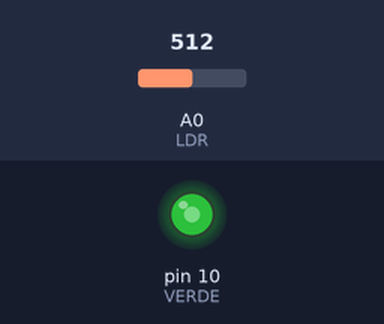
This sketch was run on a simulated Arduino Uno, built with avr-gcc and run on an emulated ATmega328P. On the bench: output pins drawn as LEDs (lit = HIGH). Inputs (shaded band) come from the test bench; at power-on: A0 (LDR) = 512.

Above: at 1.8 s.
1.9 s: A0 (LDR) set to 716
At 2.4 s:
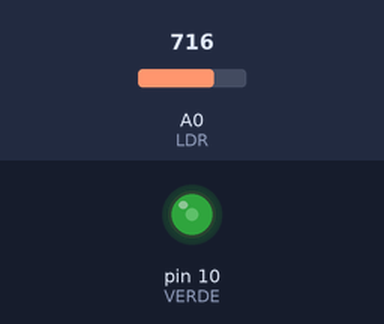
3.5 s: A0 (LDR) set to 900
At 5.1 s:
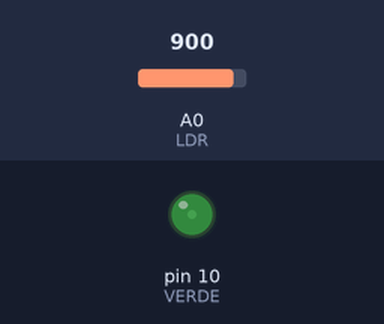
5.5 s: A0 (LDR) set to 1023
At 6.7 s:
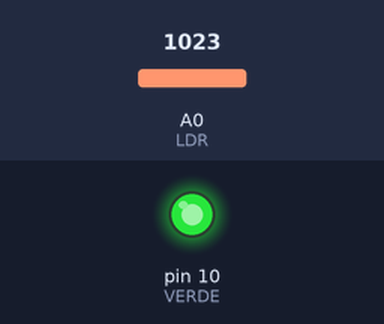
7.5 s: A0 (LDR) set to 1000
At 9.2 s:
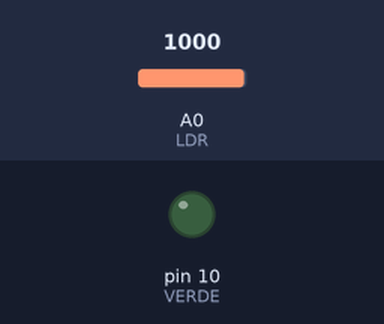
9.5 s: A0 (LDR) set to 511
At 11.0 s:
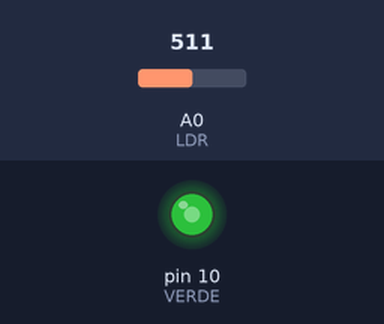
Timing chart, 0 to 12.5 s (numbered marks = the images above; inputs shaded):
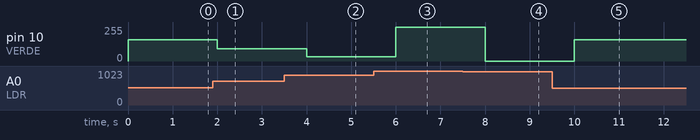

Measured:
- the behaviour switches between 1001 and 1000 on A0 (LDR) (found by bisection; images 3 and 4)
- after the input at 1.9 s, pin 10 (VERDE): 158/255 → 92/255 after 0.10 s
- after the input at 3.5 s, pin 10 (VERDE): 92/255 → 32/255 after 0.50 s
- after the input at 5.5 s, pin 10 (VERDE): 32/255 → 255/255 after 0.50 s
- after the input at 7.5 s, pin 10 (VERDE): 255/255 → 0/255 after 0.50 s
- after the input at 9.5 s, pin 10 (VERDE): 0/255 → 158/255 after 0.50 s

The sketch:

LDR.controla.LED.interpolacion.ino
```cpp
/*
 * LED modifica o brillo conforme varía a luz ambiente.
 */

#define VERDE 10
#define LDR A0

int tempo = 1000;

void setup() {

}

void loop() {
  int valorLDR = analogRead(LDR);
  //Valores de entrada min/max: 210/997
  int valorLED =  (int) interpola(valorLDR, 210, 997, 0, 255);
  analogWrite(VERDE, 255 - valorLED);
  delay(tempo);
}

float interpola(int valor, int x0, int x1, int y0, int y1) {
  float interpolado = y0 + 1. * (y1 - y0) * (valor - x0) / (x1 - x0);
  return interpolado;
}
```
